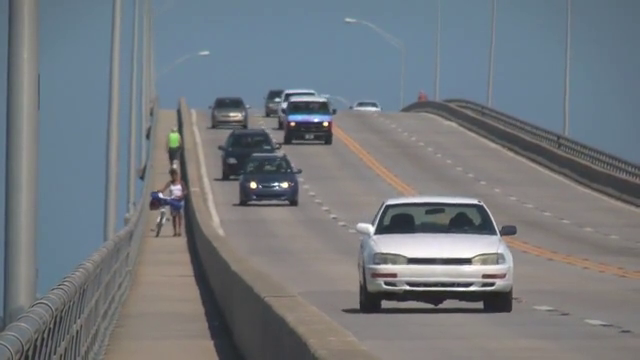
#> input picture frame 91 of Easy.mp4, 640 x 360 px
$ python getFeatures.py
#> lines starting #> are read from the running program, lines starting #| are printed output that depends on the picture
import pdb
import cv2
import numpy as np

from skimage.feature import corner_harris, corner_shi_tomasi, peak_local_max

def getFeatures(img,bbox,use_shi=True):
    n_object = len(bbox)
    N = 0
    temp = np.empty((n_object,),dtype=np.ndarray)   # temporary storage of x,y coordinates
    for i in range(n_object):
        (xmin, ymin, boxw, boxh) = cv2.boundingRect(bbox[i,:,:].astype(int))
        roi = img[ymin:ymin+boxh,xmin:xmin+boxw]

        corners = cv2.goodFeaturesToTrack(roi,25,0.1,5)
        corners = np.int0(corners.squeeze())

        coordinates = np.zeros((corners.shape)).astype(int)
        coordinates[:,1] = corners[:,0] + xmin
        coordinates[:,0] = corners[:,1] + ymin
        temp[i] = coordinates
        if coordinates.shape[0] > N:
            N = coordinates.shape[0]

    x = np.full((N,n_object),-1)
    y = np.full((N,n_object),-1)
    for i in range(n_object):
        n_feature = temp[i].shape[0]
        x[0:n_feature,i] = temp[i][:,1]
        y[0:n_feature,i] = temp[i][:,0]
    return x,y

if __name__ == "__main__":
    cap = cv2.VideoCapture("Easy.mp4")
    ret, frame = cap.read()  # get first frame
#> frame is the input picture: shape (360, 640, 3); mean B, G, R 126.6, 121.2, 115.7

    # [9 lines of commented-out code are left out]
    n_object = 1
    bbox = np.array([[[291,187],[405,187],[291,267],[405,267]]])

    frame_gray = cv2.cvtColor(frame,cv2.COLOR_RGB2GRAY)
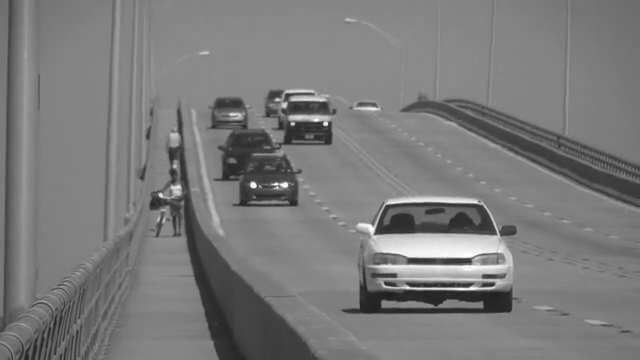
#> frame_gray: shape (360, 640); min 30, max 255, mean 122.2
    x,y = getFeatures(frame_gray,bbox)
#> the loop in getFeatures, `for i in range(n_object):` made 1 pass
#> pass 1, in getFeatures, `roi = img[ymin:ymin+boxh,xmin:xmin+boxw]`:
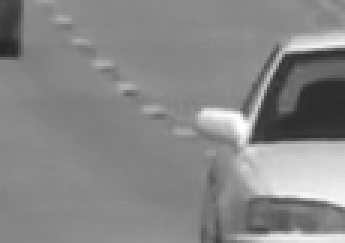
#> roi: shape (81, 115) (shown 3 times larger); min 39, max 255, mean 135.3
#> after the loop in getFeatures, `for i in range(n_object):`: N = 6
#> in getFeatures, `x = np.full((N,n_object),-1)`: x = [-1, -1, -1, -1, -1, -1]
#> after the loop in getFeatures, `for i in range(n_object):`: x = [374, 373, 386, 358, 296, 384]; y = [234, 225, 205, 225, 205, 223]
#> x = [374, 373, 386, 358, 296, 384]; y = [234, 225, 205, 225, 205, 223]

    pdb.set_trace()

    import matplotlib.pyplot as plt
    from matplotlib.patches import Rectangle
    fig, ax = plt.subplots()
    ax.imshow(frame_gray,cmap='gray')
    ax.scatter(x[x!=-1],y[y!=-1],color=(1,0,0))
    for i in range(n_object):
        (xmin, ymin, boxw, boxh) = cv2.boundingRect(bbox[i,:,:])
        patch = Rectangle((xmin,ymin),boxw,boxh,fill=False,color=(0,0,0),linewidth=3)
        ax.add_patch(patch)
    plt.show()
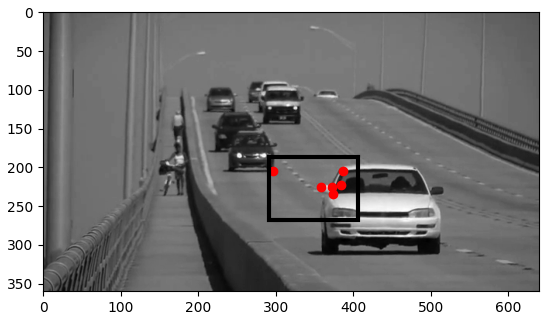
#> figure drawn by matplotlib, 1 panel

$ run again, starting later in the video
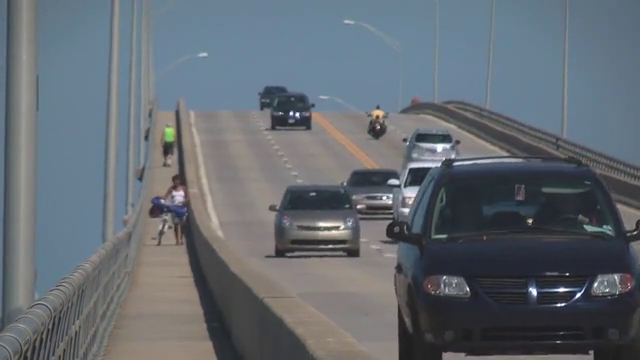
#> input picture frame 411 of Easy.mp4, 640 x 360 px
#> frame is the input picture: shape (360, 640, 3); mean B, G, R 113.8, 106.6, 99.3
#> the loop in getFeatures, `for i in range(n_object):` made 1 pass
#> pass 1, in getFeatures, `roi = img[ymin:ymin+boxh,xmin:xmin+boxw]`:
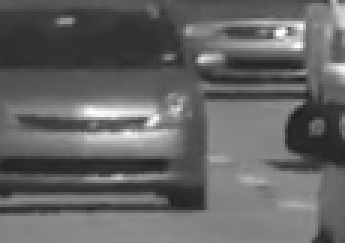
#> roi: shape (81, 115) (shown 3 times larger); min 30, max 255, mean 100.7
#> after the loop in getFeatures, `for i in range(n_object):`: N = 25
#> in getFeatures, `x = np.full((N,n_object),-1)`: x = 25 values from -1 to -1
#> after the loop in getFeatures, `for i in range(n_object):`: x = 25 values, max 403 at index 11, min 297 at index 21, mean 360.9; y = 25 values, max 256 at index 18, min 188 at index 16, mean 214.2
#> `plt.show()`:
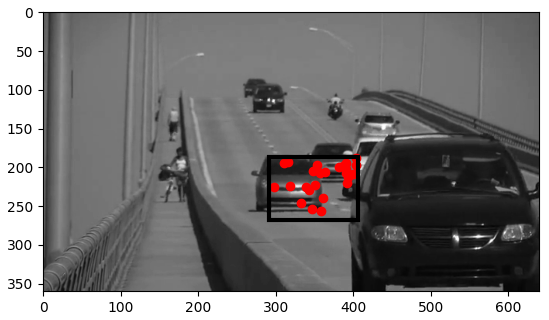
#> figure drawn by matplotlib, 1 panel

$ run again, starting later in the video
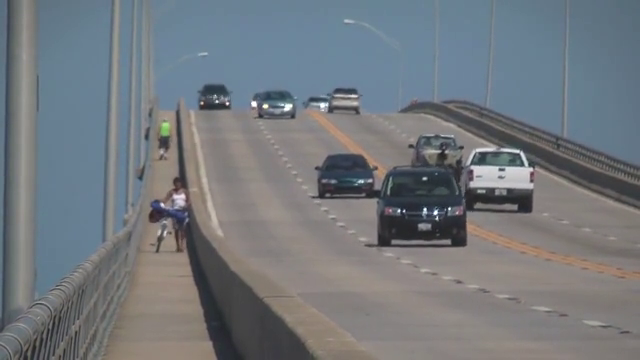
#> input picture frame 731 of Easy.mp4, 640 x 360 px
#> frame is the input picture: shape (360, 640, 3); mean B, G, R 125.5, 120.3, 115.1
#> the loop in getFeatures, `for i in range(n_object):` made 1 pass
#> pass 1, in getFeatures, `roi = img[ymin:ymin+boxh,xmin:xmin+boxw]`:
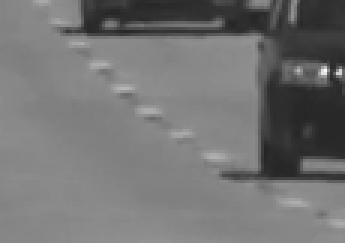
#> roi: shape (81, 115) (shown 3 times larger); min 36, max 252, mean 115.4
#> after the loop in getFeatures, `for i in range(n_object):`: N = 11
#> in getFeatures, `x = np.full((N,n_object),-1)`: x = [-1, -1, -1, -1, -1, -1, -1, -1, -1, -1, -1]
#> after the loop in getFeatures, `for i in range(n_object):`: x = [403, 390, 388, 325, 364, 392, 330, 319, 376, 378, 364]; y = [211, 210, 194, 195, 194, 243, 195, 196, 243, 200, 245]
#> `plt.show()`:
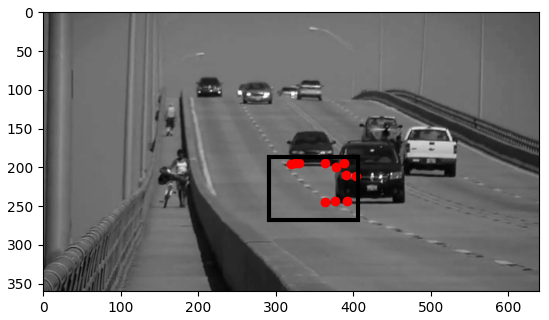
#> figure drawn by matplotlib, 1 panel
